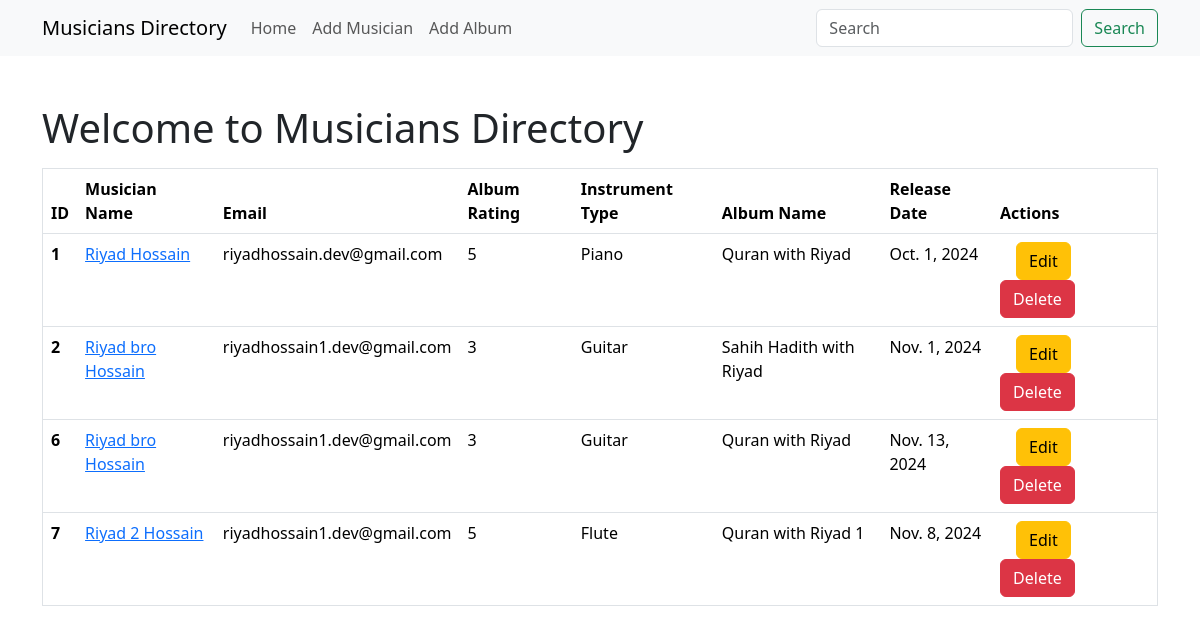
Before: / with the older database file.
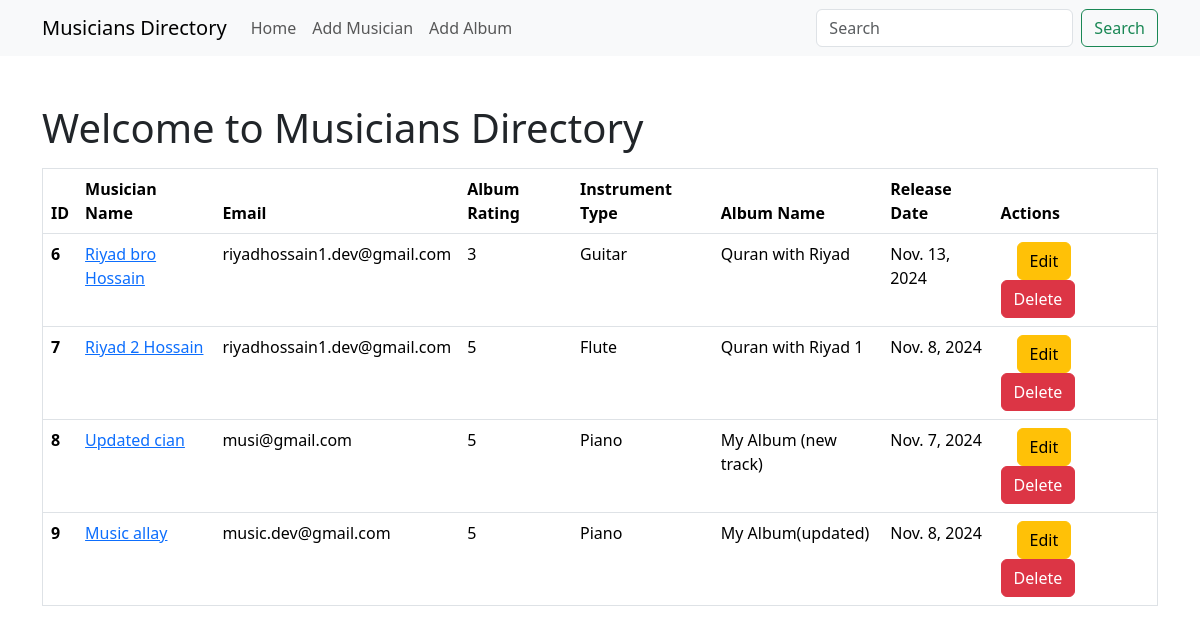
After: the same page with the newer database file.
### album/models.py (models this page shows, shortened)
class AlbumModel(models.Model):
    album_name = models.CharField(max_length=50)
    release_date = models.DateField()
    musician = models.ForeignKey(MusicianModel, on_delete=models.CASCADE)
    rating = models.IntegerField(validators=[validators.MinValueValidator(1), validators.MaxValueValidator(5)])

### musicians/models.py (models this page shows, shortened)
class MusicianModel(models.Model):
    first_name = models.CharField(max_length=50, verbose_name="First Name")
    last_name = models.CharField(max_length=50, verbose_name="Last Name")
    email = models.EmailField(max_length=50, verbose_name="Email")
    phone_number =models.CharField(max_length=11, verbose_name="Phone Number")
    INSTRUMENT_CHOICES = [
            ('guitar', 'Guitar'),
            ('piano', 'Piano'),
            ('drums', 'Drums'),
            ('violin', 'Violin'),
            ('flute', 'Flute'),
            ('saxophone', 'Saxophone'),
            ('trumpet', 'Trumpet'),
    ]
    instrument_type = models.CharField(max_length=200, choices=INSTRUMENT_CHOICES)
    @property
    def full_name(self):
        return f"{self.first_name} {self.last_name}"

### musicians_directory/views.py (the view)
# urls.py: path('', views.home, name='homepage'),
def home(req):
    albums = AlbumModel.objects.all()
    return render(req, 'home.html', {'albums':albums})

### templates/home.html (shortened to what this page needs)
{% extends "base.html" %}
{% block content %}
<h1 class="mb-3">Welcome to Musicians Directory</h1>
<table class="table border rounded">
    <thead>
        <tr>
            <th scope="col">ID</th>
            <th scope="col">Musician Name</th>
            <th scope="col">Email</th>
            <th scope="col">Album Rating</th>
            <th scope="col">Instrument Type</th>
            <th scope="col">Album Name</th>
            <th scope="col">Release Date</th>
            <th scope="col">Actions</th>
        </tr>
    </thead>
    <tbody>
        {% for album in albums %}
            <tr>
                <th scope="row">{{album.id}}</th>
                <td><a href="{% url 'edit_musician_page' album.musician.id %}">{{album.musician.full_name}}</a></td>
                <td>{{album.musician.email}}</td>
                <td>{{album.rating}}</td>
                <td>{{album.musician.instrument_type|title}}</td>
                <td>{{album.album_name}}</td>
                <td>{{album.release_date}}</td>
                <td>
                    <a class="btn btn-warning mx-3" href="{% url 'edit_album_page' album.id %}">Edit</a>
                    <a class="btn btn-danger" href="{% url 'delete_album_page' album.id %}">Delete</a>
                </td>
            </tr>
        {% endfor %}
</table>
{% endblock content %}

### templates/base.html (shortened to what this page needs)
<!doctype html>
<html lang="en">
  <head>
    <link href="https://cdn.jsdelivr.net/npm/bootstrap@5.3.3/dist/css/bootstrap.min.css" rel="stylesheet">
  </head>
  <body>
    {% include "navbar.html" %}
    <div class="container mt-5">
        {% block content %}{% endblock content %}
    </div>
  </body>
</html>

### templates/navbar.html (shortened to what this page needs)
<nav class="navbar navbar-expand-lg bg-body-tertiary">
    <div class="container">
      <a class="navbar-brand" href="#">Musicians Directory</a>
      <div class="collapse navbar-collapse" id="navbarSupportedContent">
        <ul class="navbar-nav me-auto mb-2 mb-lg-0">
          <li class="nav-item">
            <a class="nav-link" href="{% url 'homepage' %}">Home</a>
          </li>
          <li class="nav-item">
            <a class="nav-link" href="{% url 'add_musician_page' %}">Add Musician</a>
          </li>
          <li class="nav-item">
            <a class="nav-link" href="{% url 'add_album_page' %}">Add Album</a>
          </li>
        </ul>
        <form class="d-flex" role="search">
          <input class="form-control me-2" type="search" placeholder="Search" aria-label="Search">
          <button class="btn btn-outline-success" type="submit">Search</button>
        </form>
      </div>
    </div>
  </nav>

Changed rows visible on the page:
removed AlbumModel: id "1", musician.full_name "Riyad Hossain", musician.email "riyadhossain.dev@gmail.com", rating "5", musician.instrument_type "Piano", album_name "Quran with Riyad", release_date "Oct. 1, 2024"
removed AlbumModel: id "2", musician.full_name "Riyad bro Hossain", musician.email "riyadhossain1.dev@gmail.com", rating "3", musician.instrument_type "Guitar", album_name "Sahih Hadith with Riyad", release_date "Nov. 1, 2024"
added AlbumModel: id "8", musician.full_name "Updated cian", musician.email "musi@gmail.com", rating "5", musician.instrument_type "Piano", album_name "My Album (new track)", release_date "Nov. 7, 2024"
added AlbumModel: id "9", musician.full_name "Music allay", musician.email "music.dev@gmail.com", rating "5", musician.instrument_type "Piano", album_name "My Album(updated)", release_date "Nov. 8, 2024"
